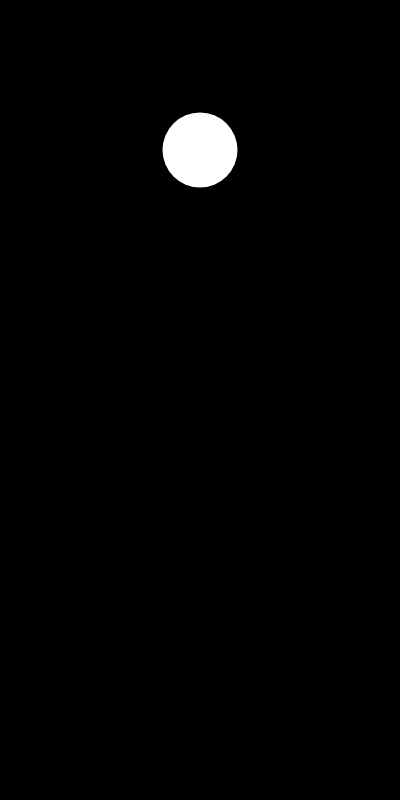
Frame 1 (no input)
Frame 60 (no input): identical to frame 1, image omitted
Frame 120 (the mouse pressed at the canvas centre since frame 60): identical to frame 1, image omitted

The p5.js sketch that drew this single still picture (run headless with seeded random() and noise() and a simulated clock; from frame 60 on, the mouse is pressed at the canvas centre):

// p5.js sketch
// ── sketch.js
function setup() {
  createCanvas(400, 800);
}

function draw() {
  background(0);
  noStroke();
  fill(255);
  ellipse(200,150,75,75)
  
}
